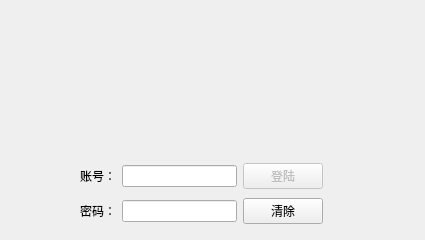
<?xml version="1.0" encoding="UTF-8"?>
<ui version="4.0">
 <class>LoginDlg</class>
 <widget class="QWidget" name="LoginDlg">
  <property name="geometry">
   <rect>
    <x>0</x>
    <y>0</y>
    <width>425</width>
    <height>240</height>
   </rect>
  </property>
  <property name="windowTitle">
   <string>IM</string>
  </property>
  <widget class="QLabel" name="label">
   <property name="geometry">
    <rect>
     <x>120</x>
     <y>10</y>
     <width>151</width>
     <height>141</height>
    </rect>
   </property>
   <property name="text">
    <string/>
   </property>
   <property name="pixmap">
    <pixmap resource="logo.qrc">:/invisible2.jpg</pixmap>
   </property>
  </widget>
  <widget class="QWidget" name="">
   <property name="geometry">
    <rect>
     <x>80</x>
     <y>160</y>
     <width>243</width>
     <height>68</height>
    </rect>
   </property>
   <layout class="QGridLayout" name="gridLayout">
    <item row="0" column="0">
     <widget class="QLabel" name="label1">
      <property name="text">
       <string>账号：</string>
      </property>
      <property name="buddy">
       <cstring>userNameEdit</cstring>
      </property>
     </widget>
    </item>
    <item row="0" column="2">
     <widget class="QPushButton" name="loginButton">
      <property name="enabled">
       <bool>false</bool>
      </property>
      <property name="text">
       <string>登陆</string>
      </property>
      <property name="default">
       <bool>true</bool>
      </property>
     </widget>
    </item>
    <item row="1" column="0">
     <widget class="QLabel" name="label2">
      <property name="text">
       <string>密码：</string>
      </property>
      <property name="buddy">
       <cstring>passwordEdit</cstring>
      </property>
     </widget>
    </item>
    <item row="1" column="1">
     <widget class="QLineEdit" name="passwordEdit"/>
    </item>
    <item row="1" column="2">
     <widget class="QPushButton" name="pushButton_2">
      <property name="text">
       <string>清除</string>
      </property>
     </widget>
    </item>
    <item row="0" column="1">
     <widget class="QLineEdit" name="userNameEdit"/>
    </item>
   </layout>
  </widget>
  <zorder>gridLayoutWidget</zorder>
  <zorder>label1</zorder>
  <zorder>label2</zorder>
  <zorder>userNameEdit</zorder>
  <zorder>passwordEdit</zorder>
  <zorder>loginButton</zorder>
  <zorder>pushButton_2</zorder>
  <zorder>userNameEdit</zorder>
  <zorder>label</zorder>
 </widget>
 <tabstops>
  <tabstop>userNameEdit</tabstop>
  <tabstop>passwordEdit</tabstop>
  <tabstop>loginButton</tabstop>
  <tabstop>pushButton_2</tabstop>
 </tabstops>
 <resources>
  <include location="logo.qrc"/>
 </resources>
 <connections>
  <connection>
   <sender>passwordEdit</sender>
   <signal>textChanged(QString)</signal>
   <receiver>LoginDlg</receiver>
   <slot>enableLoginButton(QString)</slot>
   <hints>
    <hint type="sourcelabel">
     <x>159</x>
     <y>184</y>
    </hint>
    <hint type="destinationlabel">
     <x>377</x>
     <y>174</y>
    </hint>
   </hints>
  </connection>
  <connection>
   <sender>loginButton</sender>
   <signal>clicked()</signal>
   <receiver>LoginDlg</receiver>
   <slot>login()</slot>
   <hints>
    <hint type="sourcelabel">
     <x>289</x>
     <y>163</y>
    </hint>
    <hint type="destinationlabel">
     <x>395</x>
     <y>124</y>
    </hint>
   </hints>
  </connection>
  <connection>
   <sender>pushButton_2</sender>
   <signal>clicked()</signal>
   <receiver>userNameEdit</receiver>
   <slot>clear()</slot>
   <hints>
    <hint type="sourcelabel">
     <x>272</x>
     <y>188</y>
    </hint>
    <hint type="destinationlabel">
     <x>155</x>
     <y>150</y>
    </hint>
   </hints>
  </connection>
  <connection>
   <sender>pushButton_2</sender>
   <signal>clicked()</signal>
   <receiver>passwordEdit</receiver>
   <slot>clear()</slot>
   <hints>
    <hint type="sourcelabel">
     <x>262</x>
     <y>198</y>
    </hint>
    <hint type="destinationlabel">
     <x>212</x>
     <y>193</y>
    </hint>
   </hints>
  </connection>
 </connections>
 <slots>
  <slot>login()</slot>
  <slot>enableLoginButton(QString)</slot>
 </slots>
</ui>
